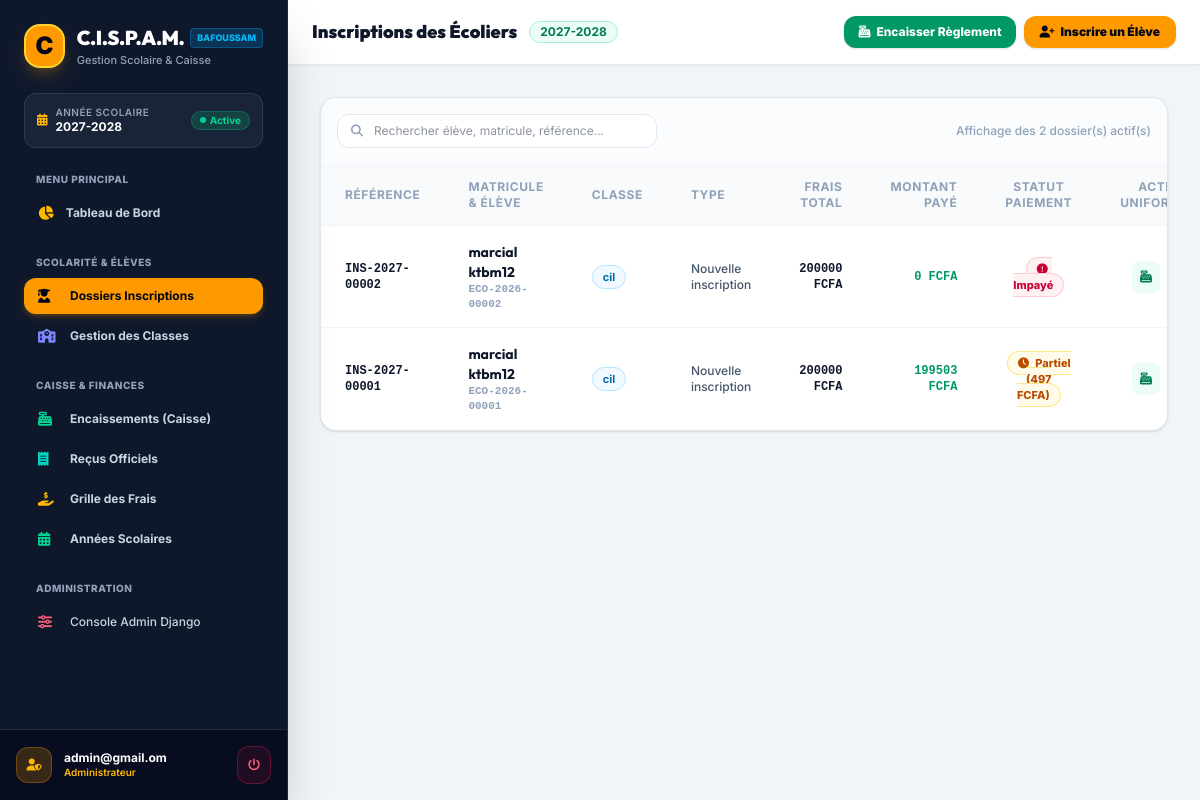
The app's page /inscriptions/ (signed in), older data.
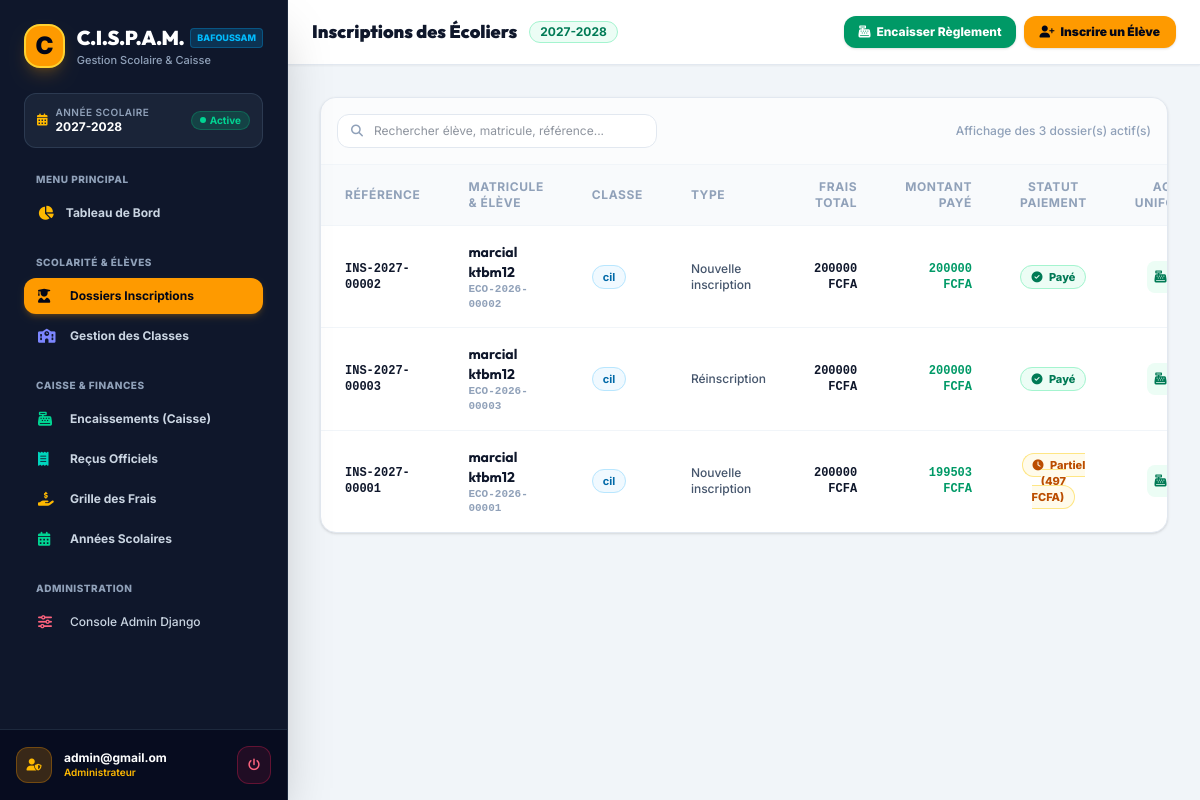
The same page, newer data.
### cispam/users/models.py (models this page shows, shortened)
class AutoSlugMixin:
    slug_source_field = 'name'

class OngBaseModel(models.Model):
    id = models.UUIDField(
        default=uuid.uuid4,
        primary_key=True,
        editable=False,
        unique=True,
        help_text=_("Identifiant UUID unique."),
    )
    created = models.DateTimeField(
        auto_now_add=True,
        db_index=True,
        help_text=_("Date de création."),
    )
    modified = models.DateTimeField(
        auto_now=True,
        help_text=_("Date de dernière modification."),
    )
    is_active = models.BooleanField(
        default=True,
        help_text=_("Indique si l'objet est actif."),
    )
    is_deleted = models.BooleanField(
        default=False,
        db_index=True,
        help_text=_("Suppression logique (soft delete)."),
    )
    metadata = models.JSONField(
        default=dict,
        blank=True,
        help_text=_("Métadonnées additionnelles au format JSON."),
    )
    objects = OngManager()
    all_objects = models.Manager()
    class Meta:
        abstract = True
        ordering = ['-created']

class Inscription(AutoSlugMixin, OngBaseModel):
    slug_source_field = 'reference'
    eleve = models.ForeignKey(
        Eleve,
        on_delete=models.PROTECT,
        related_name='inscriptions',
        help_text=_("Élève inscrit."),
    )
    classe = models.ForeignKey(
        Classe,
        on_delete=models.PROTECT,
        related_name='inscriptions',
        help_text=_("Classe d'inscription."),
    )
    annee_scolaire = models.ForeignKey(
        AnneeScolaire,
        on_delete=models.PROTECT,
        related_name='inscriptions',
        help_text=_("Année scolaire de l'inscription."),
    )
    date_inscription = models.DateField(
        auto_now_add=True,
        help_text=_("Date de l'inscription."),
    )
    type_inscription = models.CharField(
        max_length=20,
        choices=TypeInscriptionEnum.choices,
        default=TypeInscriptionEnum.NOUVELLE,
        help_text=_("Type d'inscription."),
    )
    statut = models.CharField(
        max_length=20,
        choices=StatutInscriptionEnum.choices,
        default=StatutInscriptionEnum.EN_COURS,
        help_text=_("Statut actuel de l'inscription."),
    )
    frais_total = models.DecimalField(
        max_digits=12,
        decimal_places=2,
        default=0,
        help_text=_("Montant total des frais de scolarité fixé à l'inscription."),
    )
    remarques = models.TextField(
        blank=True,
        help_text=_("Remarques ou notes sur l'inscription."),
    )
    reference = models.CharField(
        max_length=30,
        unique=True,
        db_index=True,
        blank=True,
        help_text=_("Référence unique de l'inscription, ex: INS-2025-00001."),
    )
    slug = models.SlugField(
        max_length=255,
        unique=True,
        blank=True,
        help_text=_("Slug unique de l'inscription."),
    )
    class Meta:
        verbose_name = _("Inscription")
        verbose_name_plural = _("Inscriptions")
        ordering = ['-date_inscription']
        unique_together = ['eleve', 'annee_scolaire']
    @property
    def montant_paye(self):
        total = Paiement.objects.filter(
            inscription=self,
            is_deleted=False,
        ).aggregate(total=models.Sum('montant'))['total']
        return total or 0
    @property
    def solde(self):
        return self.frais_total - self.montant_paye
    @property
    def statut_paiement(self):
        if self.montant_paye >= self.frais_total:
            return StatutPaiementEnum.PAYE
        elif self.montant_paye > 0:
            return StatutPaiementEnum.PARTIEL
        return StatutPaiementEnum.IMPAYE

class Eleve(AutoSlugMixin, OngBaseModel):
    slug_source_field = 'nom_complet'
    matricule = models.CharField(
        max_length=20,
        unique=True,
        db_index=True,
        help_text=_("Matricule unique de l'élève, ex: ECO-2025-00042."),
    )
    nom = models.CharField(
        max_length=100,
        help_text=_("Nom de famille de l'élève."),
    )
    prenom = models.CharField(
        max_length=100,
        help_text=_("Prénom(s) de l'élève."),
    )
    date_naissance = models.DateField(
        help_text=_("Date de naissance de l'élève."),
    )
    sexe = models.CharField(
        max_length=1,
        choices=SexeEnum.choices,
        help_text=_("Sexe de l'élève."),
    )
    lieu_naissance = models.CharField(
        max_length=100,
        blank=True,
        help_text=_("Lieu de naissance."),
    )
    nationalite = models.CharField(
        max_length=50,
        default="Ivoirienne",
        blank=True,
        help_text=_("Nationalité de l'élève."),
    )
    photo = models.ImageField(
        upload_to=eleve_photo_path,
        blank=True,
        null=True,
        help_text=_("Photo d'identité de l'élève."),
    )
    adresse = models.TextField(
        blank=True,
        help_text=_("Adresse de résidence de l'élève."),
    )
    date_premiere_inscription = models.DateField(
        auto_now_add=True,
        help_text=_("Date de la première inscription dans l'établissement."),
    )
    slug = models.SlugField(
        max_length=255,
        unique=True,
        blank=True,
        help_text=_("Slug unique de l'élève."),
    )
    class Meta:
        verbose_name = _("Élève")
        verbose_name_plural = _("Élèves")
        ordering = ['nom', 'prenom']
    @property
    def nom_complet(self):
        return f"{self.prenom} {self.nom}"

class Classe(AutoSlugMixin, OngBaseModel):
    slug_source_field = 'nom'
    nom = models.CharField(
        max_length=50,
        help_text=_("Nom de la classe, ex: Petite Section, CP, CM2."),
    )
    niveau = models.ForeignKey(
        Niveau,
        on_delete=models.PROTECT,
        related_name='classes',
        help_text=_("Niveau scolaire de la classe."),
    )
    capacite_max = models.PositiveSmallIntegerField(
        default=30,
        help_text=_("Capacité maximale d'élèves dans cette classe."),
    )
    description = models.TextField(
        blank=True,
        help_text=_("Description ou informations complémentaires."),
    )
    slug = models.SlugField(
        max_length=255,
        unique=True,
        blank=True,
        help_text=_("Slug unique de la classe."),
    )
    class Meta:
        verbose_name = _("Classe")
        verbose_name_plural = _("Classes")
        ordering = ['niveau__ordre', 'nom']
        unique_together = ['nom', 'niveau']

### cispam/users/views.py (the view)
class InscriptionListView(LoginRequiredMixin, TemplateView):
    template_name = "inscriptions/index.html"
    def get_context_data(self, **kwargs):
        context = super().get_context_data(**kwargs)
        from cispam.users.models import AnneeScolaire, Classe, Inscription, ModePaiementEnum, TrancheEnum
        try:
            annee_active = AnneeScolaire.objects.get(est_active=True)
            inscriptions = Inscription.objects.filter(annee_scolaire=annee_active, is_deleted=False).select_related(
                "eleve", "classe", "annee_scolaire"
            ).prefetch_related("eleve__parents", "paiements")
        except AnneeScolaire.DoesNotExist:
            annee_active = None
            inscriptions = Inscription.objects.none()
        classes = Classe.objects.filter(is_deleted=False).select_related("niveau")
        context.update({
            "inscriptions": inscriptions,
            "classes": classes,
            "annee_active": annee_active,
            "modes_paiement": ModePaiementEnum.choices,
            "tranches": TrancheEnum.choices,
        })
        return context

### cispam/users/context_processors.py (called while the page is built)
def allauth_settings(request):
    return {
        "ACCOUNT_ALLOW_REGISTRATION": settings.ACCOUNT_ALLOW_REGISTRATION,
    }

### cispam/users/models.py (called while the page is built)
    def get_queryset(self):
        return super().get_queryset().filter(is_deleted=False)

    @property
    def nom_complet(self):
        return f"{self.prenom} {self.nom}"

### cispam/templates/inscriptions/index.html (shortened to what the changed rows need)
{% extends "base.html" %}
{% load static i18n %}
{% block body %}
<div class="min-h-screen bg-slate-100 flex font-sans antialiased text-slate-800">
  {% include "includes/sidebar.html" %}
  <div class="flex-1 flex flex-col min-w-0 overflow-y-auto">
    <header class="bg-white border-b border-slate-200 sticky top-0 z-30 px-6 py-4 flex items-center justify-between shadow-xs">
      <div class="flex items-center gap-3">
        <h2 class="text-lg font-black text-slate-900 font-display">Inscriptions des Écoliers</h2>
      </div>
    </header>
    <main class="p-6 sm:p-8 space-y-6 max-w-7xl w-full mx-auto">
      <div class="bg-white rounded-2xl shadow-sm border border-slate-200 overflow-hidden">
        <div class="p-4 border-b border-slate-100 flex flex-col sm:flex-row items-center justify-between gap-4 bg-slate-50/50">
          <div class="relative w-full sm:w-80">
            <div class="absolute inset-y-0 left-0 pl-3.5 flex items-center pointer-events-none text-slate-400 text-xs">
            </div>
            <input type="text" id="inscription-search" placeholder="Rechercher élève, matricule, référence..."
              class="w-full pl-9 pr-3 py-2 bg-white border border-slate-200 rounded-xl text-xs text-slate-800 focus:outline-none focus:border-amber-500 transition">
          </div>
          <span class="text-xs text-slate-400 font-medium">Affichage des {{ inscriptions.count }} dossier(s) actif(s)</span>
        </div>
        <div class="overflow-x-auto">
          <table class="w-full text-left text-xs">
            <thead class="bg-slate-50 border-b border-slate-100 text-slate-400 uppercase tracking-wider font-semibold">
              <tr>
                <th class="py-3.5 px-6">Référence</th>
                <th class="py-3.5 px-6">Matricule & Élève</th>
                <th class="py-3.5 px-6">Classe</th>
                <th class="py-3.5 px-6">Type</th>
                <th class="py-3.5 px-6 text-right">Frais Total</th>
                <th class="py-3.5 px-6 text-right">Montant Payé</th>
                <th class="py-3.5 px-6 text-center">Statut Paiement</th>
                <th class="py-3.5 px-6 text-right">Actions Uniformes</th>
              </tr>
            </thead>
            <tbody class="divide-y divide-slate-100 text-slate-700" id="inscriptions-tbody">
              {% for inscription in inscriptions %}
                <tr class="hover:bg-slate-50/80 transition">
                  <td class="py-4 px-6 font-mono font-bold text-slate-900">
                    {{ inscription.reference }}
                  </td>
                  <td class="py-4 px-6">
                    <p class="font-bold text-slate-900 font-display text-sm">{{ inscription.eleve.nom_complet }}</p>
                    <p class="text-[11px] text-slate-400 font-mono font-semibold">{{ inscription.eleve.matricule }}</p>
                  </td>
                  <td class="py-4 px-6 font-medium">
                    <span class="px-2.5 py-1 rounded-full text-[11px] font-bold bg-sky-50 text-sky-700 border border-sky-200">
                      {{ inscription.classe.nom }}
                    </span>
                  </td>
                  <td class="py-4 px-6 font-medium text-slate-600">
                    {{ inscription.get_type_inscription_display }}
                  </td>
                  <td class="py-4 px-6 text-right font-black text-slate-900 font-mono">
                    {{ inscription.frais_total|floatformat:0 }} FCFA
                  </td>
                  <td class="py-4 px-6 text-right font-black text-emerald-600 font-mono">
                    {{ inscription.montant_paye|floatformat:0 }} FCFA
                  </td>
                  <td class="py-4 px-6 text-center">
                    {% if inscription.statut_paiement == 'paye' %}
                      <span class="px-2.5 py-1 rounded-full text-[11px] font-extrabold bg-emerald-50 text-emerald-700 border border-emerald-200">
                        <i class="fas fa-check-circle mr-1"></i> Payé
                      </span>
                    {% elif inscription.statut_paiement == 'partiel' %}
                      <span class="px-2.5 py-1 rounded-full text-[11px] font-extrabold bg-amber-50 text-amber-700 border border-amber-200">
                        <i class="fas fa-clock mr-1"></i> Partiel ({{ inscription.solde|floatformat:0 }} FCFA)
                      </span>
                    {% else %}
                      <span class="px-2.5 py-1 rounded-full text-[11px] font-extrabold bg-rose-50 text-rose-700 border border-rose-200">
                        <i class="fas fa-exclamation-circle mr-1"></i> Impayé
                      </span>
                    {% endif %}
                  </td>
                  <td class="py-4 px-6 text-right">
                    <div class="flex items-center justify-end gap-2">
                      <button onclick="openPaymentModal('{{ inscription.pk }}', '{{ inscription.eleve.nom_complet|escapejs }}', '{{ inscription.solde }}')"
                        title="Encaisser un règlement"
                        class="p-2 rounded-lg bg-emerald-50 hover:bg-emerald-100 text-emerald-700 font-bold transition cursor-pointer">
                        <i class="fas fa-cash-register"></i>
                      </button>
                    </div>
                  </td>
                </tr>
              {% endfor %}
            </tbody>
          </table>
        </div>
      </div>
    </main>
  </div>
</div>
{% endblock body %}

Row changes from the older to the newer data that the page shows:
computed for Inscription "INS-2027-00002": montant_paye "0" → "200000"; text "Impayé" → "Payé"
added Inscription: reference "INS-2027-00003", eleve.nom_complet "marcial ktbm12", eleve.matricule "ECO-2026-00003", classe.nom "cil", type_inscription "Réinscription", frais_total "200000", montant_paye "200000", shows "Payé"
Text that changed along with them:
{{ inscriptions.count }}: "2" → "3"
